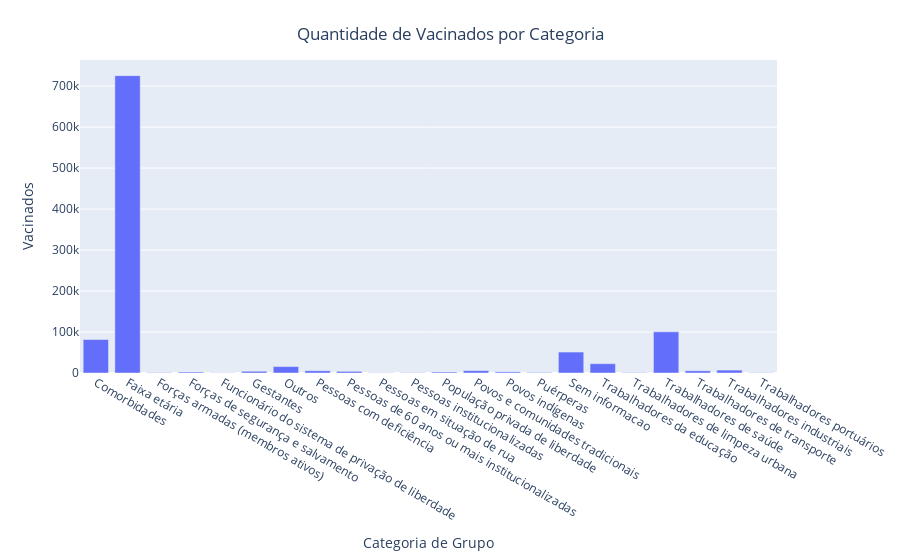

Here is the notebook cell this chart was saved with:
### Code cell
fig_vacina_categoria = px.bar(vacina_categoria, x='vacina_categoria_nome', y ='paciente_id', labels={
    'vacina_categoria_nome': 'Categoria de Grupo',
    'paciente_id': 'Vacinados'})

fig_vacina_categoria.update_layout(title={
    'text' : 'Quantidade de Vacinados por Categoria',
    'y': 0.95,
    'x': 0.5
})

fig_vacina_categoria

### Figure 1 — Plotly figure (JSON) as saved in the notebook; plotly's stock layout.template omitted (floating-point values rounded to 4 significant figures)
{"data": [{"alignmentgroup": "True", "hovertemplate": "Categoria de Grupo=%{x}<br>Vacinados=%{y}<extra></extra>", "legendgroup": "", "marker": {"color": "#636efa", "pattern": {"shape": ""}}, "name": "", "offsetgroup": "", "orientation": "v", "showlegend": false, "textposition": "auto", "type": "bar", "x": ["Comorbidades", "Faixa etária", "Forças armadas (membros ativos)", "Forças de segurança e salvamento", "Funcionário do sistema de privação de liberdade", "Gestantes", "Outros", "Pessoas com deficiência", "Pessoas de 60 anos ou mais institucionalizadas", "Pessoas em situação de rua", "Pessoas institucionalizadas", "População privada de liberdade", "Povos e comunidades tradicionais", "Povos indígenas", "Puérperas", "Sem informacao", "Trabalhadores da educação", "Trabalhadores de limpeza urbana", "Trabalhadores de saúde", "Trabalhadores de transporte", "Trabalhadores industriais", "Trabalhadores portuários"], "xaxis": "x", "y": [81656, 725526, 794, 2382, 411, 4292, 15677, 5485, 4058, 473, 616, 2375, 5799, 2742, 1276, 51105, 22698, 844, 100548, 5361, 7073, 628], "yaxis": "y"}], "layout": {"barmode": "relative", "legend": {"tracegroupgap": 0}, "margin": {"t": 60}, "title": {"text": "Quantidade de Vacinados por Categoria", "x": 0.5, "y": 0.95}, "xaxis": {"anchor": "y", "domain": [0, 1], "title": {"text": "Categoria de Grupo"}}, "yaxis": {"anchor": "x", "domain": [0, 1], "title": {"text": "Vacinados"}}}}
